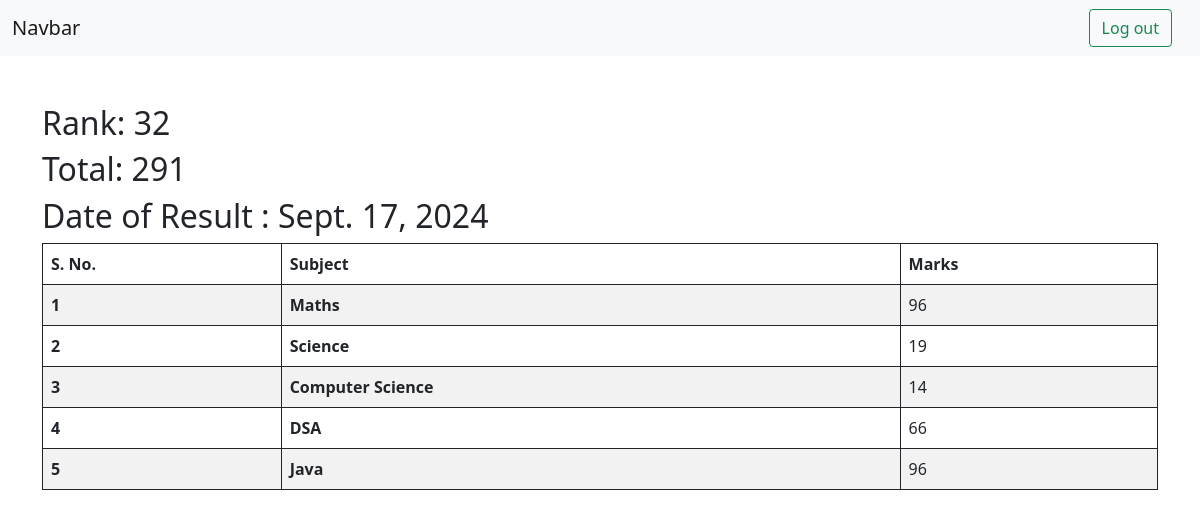
/see_marks/STU-0208, run on the app's committed database.
### ReportCardApp/models.py (models this page shows, shortened)
class SubjectMarks(models.Model):
      student= models.ForeignKey(Student, related_name="studentmarks",on_delete=models.CASCADE)
      subject =models.ForeignKey(Subject,on_delete=models.CASCADE)
      marks= models.IntegerField()
      class Meta:
          unique_together =['student','subject']

class Student(models.Model):
    department=models.ForeignKey(Department, related_name='depart', on_delete=models.CASCADE)
    student_id=models.OneToOneField(StudentID,related_name="studentid",on_delete=models.CASCADE)
    student_name=models.CharField(max_length=100)
    student_email=models.EmailField(unique=True)
    student_age=models.IntegerField(default=18)
    student_addess=models.TextField()
    class Meta:
        ordering=['student_name']
        verbose_name="student"

class Rank(models.Model):
           student= models.ForeignKey(Student, related_name="studentrank",on_delete=models.CASCADE)
           student_rank = models.IntegerField()
           date_of_report_card_generation= models.DateField(auto_now_add=True)
           class Meta:
               unique_together=['student_rank','date_of_report_card_generation']

class Subject(models.Model):
     subject_name=models.CharField(max_length=100)

### ReportCardApp/views.py (the view)
# urls.py: path('see_marks/<student_id>',see_marks,name="see_marks")
def see_marks(request, student_id):
      queryset=SubjectMarks.objects.filter(student__student_id__student_id=student_id)
      total_marks=queryset.aggregate(total_marks=Sum('marks'))
      return render(request, 'see_marks.html',{'queryset':queryset,'total_marks':total_marks,})

### ReportCardApp/templates/see_marks.html (shortened to what this page needs)
{%extends "base.html" %}
{% block content %}
<div class="container mt-5">
<table class="table  table-striped table-bordered border-dark ">
    <h2>Rank: {{queryset.first.student.studentrank.first.student_rank}}</h2>
    <h2>Total: {{total_marks.total_marks}}</h2>
    <h2>Date of Result : {{queryset.first.student.studentrank.first.date_of_report_card_generation}}</h2>
    <thead>
        <th>S. No.</th>
        <th>Subject</th>
        <th>Marks</th>
    </thead>
    <tbody>
         {%  for marks in queryset %}
      <tr>
        <th scope="row">{{forloop.counter}}</th>
        <td>
            <b>{{marks.subject.subject_name}}</b>
        </td>
        <td>{{marks.marks}}</td>
      </tr>
       {% endfor %}
    </tbody>
  </table>
</div>
{% endblock%}

### data on the page
SubjectMarks: first.student.studentrank.first.student_rank "32", first.student.studentrank.first.date_of_report_card_generation "Sept. 17, 2024", subject.subject_name "Maths", marks "96"
SubjectMarks: subject.subject_name "Science", marks "19"
SubjectMarks: subject.subject_name "Computer Science", marks "14"
SubjectMarks: subject.subject_name "DSA", marks "66"
SubjectMarks: subject.subject_name "Java", marks "96"

### other printed values
{{ total_marks.total_marks }} "291"
